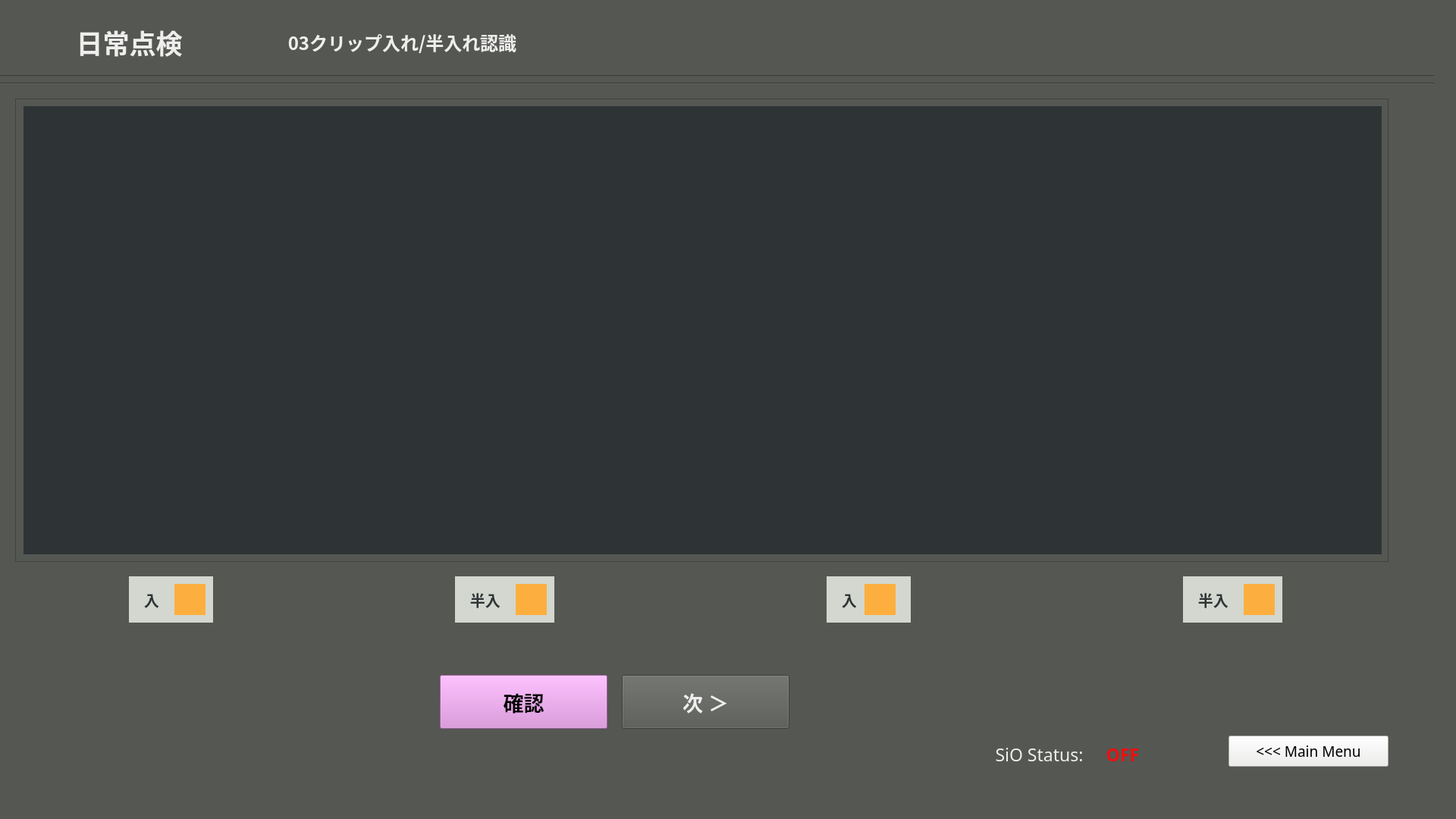
<?xml version="1.0" encoding="UTF-8"?>
<ui version="4.0">
 <class>dailytenken3_cliphanire</class>
 <widget class="QMainWindow" name="dailytenken3_cliphanire">
  <property name="enabled">
   <bool>true</bool>
  </property>
  <property name="geometry">
   <rect>
    <x>0</x>
    <y>0</y>
    <width>1920</width>
    <height>1080</height>
   </rect>
  </property>
  <property name="windowTitle">
   <string>MainWindow</string>
  </property>
  <property name="styleSheet">
   <string notr="true">background-color: rgb(85, 87, 83);</string>
  </property>
  <widget class="QWidget" name="dailytenken3_cliphanire_widget">
   <property name="enabled">
    <bool>true</bool>
   </property>
   <widget class="Line" name="line_1">
    <property name="geometry">
     <rect>
      <x>-10</x>
      <y>90</y>
      <width>1901</width>
      <height>20</height>
     </rect>
    </property>
    <property name="orientation">
     <enum>Qt::Horizontal</enum>
    </property>
   </widget>
   <widget class="Line" name="line_2">
    <property name="geometry">
     <rect>
      <x>-10</x>
      <y>100</y>
      <width>1901</width>
      <height>20</height>
     </rect>
    </property>
    <property name="orientation">
     <enum>Qt::Horizontal</enum>
    </property>
   </widget>
   <widget class="QFrame" name="frame">
    <property name="geometry">
     <rect>
      <x>20</x>
      <y>130</y>
      <width>1811</width>
      <height>611</height>
     </rect>
    </property>
    <property name="frameShape">
     <enum>QFrame::StyledPanel</enum>
    </property>
    <property name="frameShadow">
     <enum>QFrame::Raised</enum>
    </property>
    <widget class="QLabel" name="cameraFrame">
     <property name="geometry">
      <rect>
       <x>11</x>
       <y>10</y>
       <width>1791</width>
       <height>591</height>
      </rect>
     </property>
     <property name="styleSheet">
      <string notr="true">background-color: rgb(46, 52, 54);</string>
     </property>
     <property name="text">
      <string/>
     </property>
     <property name="alignment">
      <set>Qt::AlignCenter</set>
     </property>
    </widget>
    <widget class="QPushButton" name="rekensaButton">
     <property name="geometry">
      <rect>
       <x>260</x>
       <y>500</y>
       <width>91</width>
       <height>71</height>
      </rect>
     </property>
     <property name="font">
      <font>
       <family>Ubuntu Mono</family>
       <pointsize>13</pointsize>
       <weight>75</weight>
       <italic>false</italic>
       <bold>true</bold>
       <stylestrategy>PreferAntialias</stylestrategy>
      </font>
     </property>
     <property name="autoFillBackground">
      <bool>false</bool>
     </property>
     <property name="styleSheet">
      <string notr="true">color: rgb(238, 238, 236);
background-color: rgb(117, 80, 123);</string>
     </property>
     <property name="text">
      <string>検査
やり直し</string>
     </property>
     <property name="checkable">
      <bool>false</bool>
     </property>
    </widget>
    <widget class="QPushButton" name="delwarpbutton">
     <property name="geometry">
      <rect>
       <x>770</x>
       <y>510</y>
       <width>181</width>
       <height>51</height>
      </rect>
     </property>
     <property name="font">
      <font>
       <family>Ubuntu Mono</family>
       <pointsize>11</pointsize>
       <weight>75</weight>
       <italic>false</italic>
       <bold>true</bold>
       <stylestrategy>PreferAntialias</stylestrategy>
      </font>
     </property>
     <property name="autoFillBackground">
      <bool>false</bool>
     </property>
     <property name="styleSheet">
      <string notr="true">background-color: rgb(164, 0, 0);</string>
     </property>
     <property name="text">
      <string>パースワープパラム削除 
Del Warp Parm</string>
     </property>
     <property name="checkable">
      <bool>false</bool>
     </property>
    </widget>
    <widget class="QPushButton" name="savewarpbutton">
     <property name="geometry">
      <rect>
       <x>580</x>
       <y>510</y>
       <width>181</width>
       <height>51</height>
      </rect>
     </property>
     <property name="font">
      <font>
       <family>Ubuntu Mono</family>
       <pointsize>11</pointsize>
       <weight>75</weight>
       <italic>false</italic>
       <bold>true</bold>
       <stylestrategy>PreferAntialias</stylestrategy>
      </font>
     </property>
     <property name="autoFillBackground">
      <bool>false</bool>
     </property>
     <property name="styleSheet">
      <string notr="true">color: rgb(238, 238, 236);</string>
     </property>
     <property name="text">
      <string>パースワープパラム保存 
Save Warp Parm</string>
     </property>
     <property name="checkable">
      <bool>false</bool>
     </property>
    </widget>
    <widget class="QLabel" name="rtwarpcolor">
     <property name="geometry">
      <rect>
       <x>440</x>
       <y>490</y>
       <width>121</width>
       <height>20</height>
      </rect>
     </property>
     <property name="font">
      <font>
       <family>Ubuntu Mono</family>
       <pointsize>15</pointsize>
       <weight>75</weight>
       <bold>true</bold>
      </font>
     </property>
     <property name="styleSheet">
      <string notr="true">background-color: rgb(255, 0, 0);</string>
     </property>
     <property name="text">
      <string/>
     </property>
     <property name="alignment">
      <set>Qt::AlignLeading|Qt::AlignLeft|Qt::AlignVCenter</set>
     </property>
    </widget>
    <widget class="QPushButton" name="rtwarpbutton">
     <property name="geometry">
      <rect>
       <x>440</x>
       <y>510</y>
       <width>121</width>
       <height>51</height>
      </rect>
     </property>
     <property name="font">
      <font>
       <family>Ubuntu Mono</family>
       <pointsize>11</pointsize>
       <weight>75</weight>
       <italic>false</italic>
       <bold>true</bold>
       <stylestrategy>PreferAntialias</stylestrategy>
      </font>
     </property>
     <property name="autoFillBackground">
      <bool>false</bool>
     </property>
     <property name="styleSheet">
      <string notr="true">color: rgb(238, 238, 236);</string>
     </property>
     <property name="text">
      <string>継続ワープ 
RT Pers.Warp</string>
     </property>
     <property name="checkable">
      <bool>false</bool>
     </property>
    </widget>
    <widget class="QPushButton" name="quitbutton">
     <property name="geometry">
      <rect>
       <x>1560</x>
       <y>530</y>
       <width>211</width>
       <height>41</height>
      </rect>
     </property>
     <property name="font">
      <font>
       <family>Ubuntu Mono</family>
       <pointsize>14</pointsize>
      </font>
     </property>
     <property name="styleSheet">
      <string notr="true">background-color: rgb(238, 238, 236);</string>
     </property>
     <property name="text">
      <string>Quit</string>
     </property>
    </widget>
    <zorder>quitbutton</zorder>
    <zorder>rtwarpbutton</zorder>
    <zorder>delwarpbutton</zorder>
    <zorder>rtwarpcolor</zorder>
    <zorder>savewarpbutton</zorder>
    <zorder>rekensaButton</zorder>
    <zorder>cameraFrame</zorder>
   </widget>
   <widget class="QPushButton" name="mainmenubutton">
    <property name="geometry">
     <rect>
      <x>1620</x>
      <y>970</y>
      <width>211</width>
      <height>41</height>
     </rect>
    </property>
    <property name="font">
     <font>
      <family>Ubuntu Mono</family>
      <pointsize>14</pointsize>
     </font>
    </property>
    <property name="styleSheet">
     <string notr="true">background-color: rgb(238, 238, 236);</string>
    </property>
    <property name="text">
     <string>&lt;&lt;&lt; Main Menu</string>
    </property>
   </widget>
   <widget class="QLabel" name="partlabel_2">
    <property name="geometry">
     <rect>
      <x>10</x>
      <y>20</y>
      <width>321</width>
      <height>71</height>
     </rect>
    </property>
    <property name="font">
     <font>
      <family>Ubuntu Mono</family>
      <pointsize>26</pointsize>
      <weight>75</weight>
      <bold>true</bold>
     </font>
    </property>
    <property name="styleSheet">
     <string notr="true">color: rgb(238, 238, 236);</string>
    </property>
    <property name="text">
     <string>日常点検</string>
    </property>
    <property name="alignment">
     <set>Qt::AlignCenter</set>
    </property>
   </widget>
   <widget class="QLabel" name="P1label">
    <property name="geometry">
     <rect>
      <x>170</x>
      <y>760</y>
      <width>111</width>
      <height>61</height>
     </rect>
    </property>
    <property name="font">
     <font>
      <family>Ubuntu Mono</family>
      <pointsize>15</pointsize>
      <weight>75</weight>
      <bold>true</bold>
     </font>
    </property>
    <property name="styleSheet">
     <string notr="true">color: rgb(46, 52, 54);
background-color: rgb(211, 215, 207);</string>
    </property>
    <property name="text">
     <string>　入</string>
    </property>
    <property name="alignment">
     <set>Qt::AlignLeading|Qt::AlignLeft|Qt::AlignVCenter</set>
    </property>
   </widget>
   <widget class="QLabel" name="P1color">
    <property name="geometry">
     <rect>
      <x>230</x>
      <y>770</y>
      <width>41</width>
      <height>41</height>
     </rect>
    </property>
    <property name="font">
     <font>
      <family>Ubuntu Mono</family>
      <pointsize>15</pointsize>
      <weight>75</weight>
      <bold>true</bold>
     </font>
    </property>
    <property name="styleSheet">
     <string notr="true">background-color: rgb(252, 175, 62);</string>
    </property>
    <property name="text">
     <string/>
    </property>
    <property name="alignment">
     <set>Qt::AlignLeading|Qt::AlignLeft|Qt::AlignVCenter</set>
    </property>
   </widget>
   <widget class="QLabel" name="P2color">
    <property name="geometry">
     <rect>
      <x>680</x>
      <y>770</y>
      <width>41</width>
      <height>41</height>
     </rect>
    </property>
    <property name="font">
     <font>
      <family>Ubuntu Mono</family>
      <pointsize>15</pointsize>
      <weight>75</weight>
      <bold>true</bold>
     </font>
    </property>
    <property name="styleSheet">
     <string notr="true">background-color: rgb(252, 175, 62);</string>
    </property>
    <property name="text">
     <string/>
    </property>
    <property name="alignment">
     <set>Qt::AlignLeading|Qt::AlignLeft|Qt::AlignVCenter</set>
    </property>
   </widget>
   <widget class="QLabel" name="P2label">
    <property name="geometry">
     <rect>
      <x>600</x>
      <y>760</y>
      <width>131</width>
      <height>61</height>
     </rect>
    </property>
    <property name="font">
     <font>
      <family>Ubuntu Mono</family>
      <pointsize>15</pointsize>
      <weight>75</weight>
      <bold>true</bold>
     </font>
    </property>
    <property name="styleSheet">
     <string notr="true">color: rgb(46, 52, 54);
background-color: rgb(211, 215, 207);</string>
    </property>
    <property name="text">
     <string>　半入</string>
    </property>
    <property name="alignment">
     <set>Qt::AlignLeading|Qt::AlignLeft|Qt::AlignVCenter</set>
    </property>
   </widget>
   <widget class="QPushButton" name="nextButton">
    <property name="geometry">
     <rect>
      <x>820</x>
      <y>890</y>
      <width>221</width>
      <height>71</height>
     </rect>
    </property>
    <property name="font">
     <font>
      <family>Ubuntu Mono</family>
      <pointsize>20</pointsize>
      <weight>75</weight>
      <italic>false</italic>
      <bold>true</bold>
      <stylestrategy>PreferAntialias</stylestrategy>
     </font>
    </property>
    <property name="autoFillBackground">
     <bool>false</bool>
    </property>
    <property name="styleSheet">
     <string notr="true">color: rgb(238, 238, 236);</string>
    </property>
    <property name="text">
     <string>次 ＞</string>
    </property>
    <property name="checkable">
     <bool>false</bool>
    </property>
   </widget>
   <widget class="QLabel" name="status_sio">
    <property name="geometry">
     <rect>
      <x>1450</x>
      <y>970</y>
      <width>61</width>
      <height>41</height>
     </rect>
    </property>
    <property name="font">
     <font>
      <family>Ubuntu Mono</family>
      <pointsize>17</pointsize>
      <weight>75</weight>
      <bold>true</bold>
      <underline>false</underline>
     </font>
    </property>
    <property name="styleSheet">
     <string notr="true">color: rgb(238, 15, 15);</string>
    </property>
    <property name="text">
     <string>OFF</string>
    </property>
    <property name="alignment">
     <set>Qt::AlignBottom|Qt::AlignHCenter</set>
    </property>
   </widget>
   <widget class="QLabel" name="label_5">
    <property name="geometry">
     <rect>
      <x>1300</x>
      <y>970</y>
      <width>141</width>
      <height>41</height>
     </rect>
    </property>
    <property name="font">
     <font>
      <family>Ubuntu Mono</family>
      <pointsize>17</pointsize>
      <weight>50</weight>
      <bold>false</bold>
      <underline>false</underline>
     </font>
    </property>
    <property name="styleSheet">
     <string notr="true">color: rgb(238, 238, 236);</string>
    </property>
    <property name="text">
     <string>SiO Status:</string>
    </property>
    <property name="alignment">
     <set>Qt::AlignBottom|Qt::AlignHCenter</set>
    </property>
   </widget>
   <widget class="QLabel" name="partlabel_3">
    <property name="geometry">
     <rect>
      <x>370</x>
      <y>20</y>
      <width>321</width>
      <height>71</height>
     </rect>
    </property>
    <property name="font">
     <font>
      <family>Ubuntu Mono</family>
      <pointsize>18</pointsize>
      <weight>75</weight>
      <bold>true</bold>
     </font>
    </property>
    <property name="styleSheet">
     <string notr="true">color: rgb(238, 238, 236);</string>
    </property>
    <property name="text">
     <string>03クリップ入れ/半入れ認識</string>
    </property>
    <property name="alignment">
     <set>Qt::AlignCenter</set>
    </property>
   </widget>
   <widget class="QLabel" name="P3label">
    <property name="geometry">
     <rect>
      <x>1090</x>
      <y>760</y>
      <width>111</width>
      <height>61</height>
     </rect>
    </property>
    <property name="font">
     <font>
      <family>Ubuntu Mono</family>
      <pointsize>15</pointsize>
      <weight>75</weight>
      <bold>true</bold>
     </font>
    </property>
    <property name="styleSheet">
     <string notr="true">color: rgb(46, 52, 54);
background-color: rgb(211, 215, 207);</string>
    </property>
    <property name="text">
     <string>　入</string>
    </property>
    <property name="alignment">
     <set>Qt::AlignLeading|Qt::AlignLeft|Qt::AlignVCenter</set>
    </property>
   </widget>
   <widget class="QLabel" name="P3color">
    <property name="geometry">
     <rect>
      <x>1140</x>
      <y>770</y>
      <width>41</width>
      <height>41</height>
     </rect>
    </property>
    <property name="font">
     <font>
      <family>Ubuntu Mono</family>
      <pointsize>15</pointsize>
      <weight>75</weight>
      <bold>true</bold>
     </font>
    </property>
    <property name="styleSheet">
     <string notr="true">background-color: rgb(252, 175, 62);</string>
    </property>
    <property name="text">
     <string/>
    </property>
    <property name="alignment">
     <set>Qt::AlignLeading|Qt::AlignLeft|Qt::AlignVCenter</set>
    </property>
   </widget>
   <widget class="QLabel" name="P4label">
    <property name="geometry">
     <rect>
      <x>1560</x>
      <y>760</y>
      <width>131</width>
      <height>61</height>
     </rect>
    </property>
    <property name="font">
     <font>
      <family>Ubuntu Mono</family>
      <pointsize>15</pointsize>
      <weight>75</weight>
      <bold>true</bold>
     </font>
    </property>
    <property name="styleSheet">
     <string notr="true">color: rgb(46, 52, 54);
background-color: rgb(211, 215, 207);</string>
    </property>
    <property name="text">
     <string>　半入</string>
    </property>
    <property name="alignment">
     <set>Qt::AlignLeading|Qt::AlignLeft|Qt::AlignVCenter</set>
    </property>
   </widget>
   <widget class="QLabel" name="P4color">
    <property name="geometry">
     <rect>
      <x>1640</x>
      <y>770</y>
      <width>41</width>
      <height>41</height>
     </rect>
    </property>
    <property name="font">
     <font>
      <family>Ubuntu Mono</family>
      <pointsize>15</pointsize>
      <weight>75</weight>
      <bold>true</bold>
     </font>
    </property>
    <property name="styleSheet">
     <string notr="true">background-color: rgb(252, 175, 62);</string>
    </property>
    <property name="text">
     <string/>
    </property>
    <property name="alignment">
     <set>Qt::AlignLeading|Qt::AlignLeft|Qt::AlignVCenter</set>
    </property>
   </widget>
   <widget class="QPushButton" name="checkButton">
    <property name="geometry">
     <rect>
      <x>580</x>
      <y>890</y>
      <width>221</width>
      <height>71</height>
     </rect>
    </property>
    <property name="font">
     <font>
      <family>Ubuntu Mono</family>
      <pointsize>20</pointsize>
      <weight>75</weight>
      <italic>false</italic>
      <bold>true</bold>
      <stylestrategy>PreferAntialias</stylestrategy>
     </font>
    </property>
    <property name="autoFillBackground">
     <bool>false</bool>
    </property>
    <property name="styleSheet">
     <string notr="true">background-color: rgb(220, 138, 221);</string>
    </property>
    <property name="text">
     <string>確認</string>
    </property>
    <property name="checkable">
     <bool>false</bool>
    </property>
   </widget>
   <zorder>line_1</zorder>
   <zorder>line_2</zorder>
   <zorder>frame</zorder>
   <zorder>mainmenubutton</zorder>
   <zorder>partlabel_2</zorder>
   <zorder>P1label</zorder>
   <zorder>P1color</zorder>
   <zorder>P2label</zorder>
   <zorder>P2color</zorder>
   <zorder>nextButton</zorder>
   <zorder>status_sio</zorder>
   <zorder>label_5</zorder>
   <zorder>partlabel_3</zorder>
   <zorder>P3label</zorder>
   <zorder>P3color</zorder>
   <zorder>P4label</zorder>
   <zorder>P4color</zorder>
   <zorder>checkButton</zorder>
  </widget>
  <widget class="QMenuBar" name="menubar">
   <property name="geometry">
    <rect>
     <x>0</x>
     <y>0</y>
     <width>1920</width>
     <height>22</height>
    </rect>
   </property>
  </widget>
  <widget class="QStatusBar" name="statusbar"/>
 </widget>
 <resources/>
 <connections/>
</ui>
